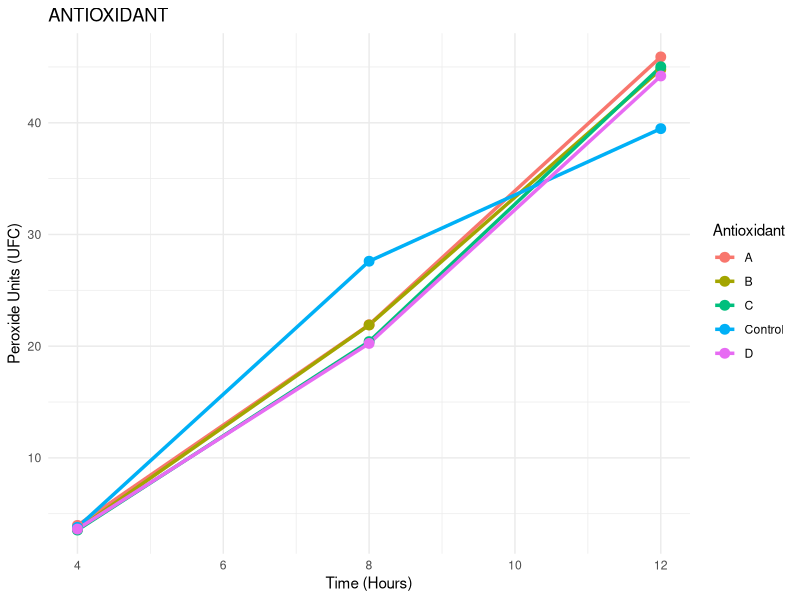

Here is the R script that generated this plot:


data <- data.frame (
  Antioxidant = rep(c("Control", "A", "B", "C", "D"), each =6),
  Time = rep(rep(c(4, 8, 12), each =2), 5),
  UFC = c (
    3.84, 3.72, 27.63, 27.58, 39.95, 39.00, #Control
    4.00, 3.91, 22.00, 21.83, 46.20, 45.60, #A
    3.61, 3.61, 21.94, 21.85, 46.58, 42.98, #B
    3.57, 3.50, 20.50, 20.32, 45.14, 44.89, #C
    3.64, 3.61, 20.30, 20.19, 44.36, 44.02  #D
  )
)


library(ggplot2)
# Graph to visualize the data
ggplot(data, aes(x = Time, y = UFC, color = Antioxidant, group = Antioxidant)) +
  stat_summary(fun = mean, geom = "line", size = 1.2) +
  stat_summary(fun = mean, geom = "point", size = 3) +
  theme_minimal() +
  labs(title = "ANTIOXIDANT",
       x = "Time (Hours)",
       y = "Peroxide Units (UFC)")

library(multcomp)

data$Antioxidant <- factor(data$Antioxidant)
data$Antioxidant <- relevel(data$Antioxidant, ref = "Control")
data$Time <- as.factor(data$Time)

# ANOVA calculation
model <- aov(UFC ~ Antioxidant + Time, data = data)
summary(model)

# Tukey test
TukeyHSD(model, "Antioxidant")

# Dunnett comparison
dunnett_comparison <- glht(model, linfct = mcp(Antioxidant = "Dunnett"))
summary(dunnett_comparison)
